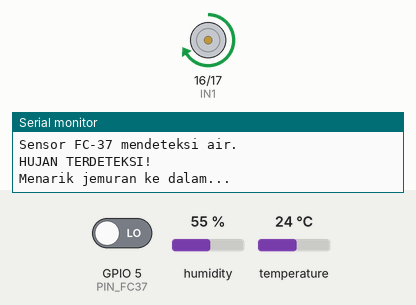
A sketch run on a simulated ESP32-S3. Parts: motor-driver pin pairs drawn as motors (green arrow = first pin HIGH = forward, orange = second pin HIGH = backward, longer = more drive, scaled by the enable pin), the last lines printed to the serial monitor. The test bench sets the inputs (shaded band); at power-on: GPIO 5 (PIN_FC37) LOW, humidity 55 %, temperature 24 °C. WiFi joins after 1.5 s; servers stay silent unless stated; no MQTT or app messages arrive unless stated.

Above: at 1.2 s.
1.3 s: GPIO 5 (PIN_FC37) driven HIGH
4.5 s: GPIO 5 (PIN_FC37) driven LOW
At 8.6 s:
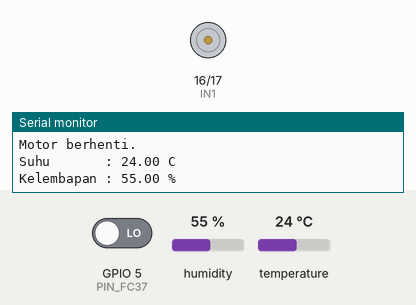
Timing chart, 0 to 10.1 s (numbered marks = the images above; inputs shaded):
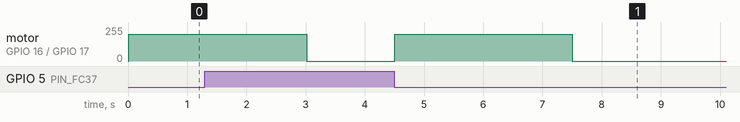

Measured:
- after the input at 4.5 s, motor on GPIO 16 (IN1) / GPIO 17 (IN2): stopped → forward 199/255 at once, → stopped 3.0 s later

The sketch:

Rev1-Jemuran.ino
```cpp
/*
 * PENJEMUR PINTAR ESP32-S3 + HIVE MQ CLOUD
 *
 * Sensor:
 * - DHT22 : GPIO 4
 * - FC-37 : GPIO 5
 *
 * Motor driver:
 * - ENA/PWM : GPIO 15
 * - IN1     : GPIO 16
 * - IN2     : GPIO 17
 *
 * Alur data:
 * ESP32-S3 -> HiveMQ Cloud -> Node.js -> Supabase
 *
 * Library:
 * - PubSubClient
 * - DHT sensor library (Adafruit)
 * - Adafruit Unified Sensor
 */

#include <WiFi.h>
#include <WiFiClientSecure.h>
#include <PubSubClient.h>
#include <DHT.h>

// ================ PIN ESP32-S3 ================

#define PIN_DHT 4
#define DHTTYPE DHT22

#define PIN_FC37 5

#define ENA 15
#define IN1 16
#define IN2 17

// ================ WIFI ================

const char* ssid = "Punyasaya";
const char* password = "Tanyasaya";

// ================ HIVEMQ CLOUD ================

const char* mqtt_server =
  "d8e105acbc644d4bb8aeca9ecbc2337e.s1.eu.hivemq.cloud";

const int mqtt_port = 8883;

const char* mqtt_user = "Kay";
const char* mqtt_password = "0987654321";

const char* client_id = "ESP32-001";
const char* device_id = "ESP32-001";

const char* topic_sensor =
  "iot/TRSE2026/ESP32-001/sensor";

const char* topic_status =
  "iot/TRSE2026/ESP32-001/status";

// ================ OBJEK SENSOR/MQTT ================

DHT dht(PIN_DHT, DHTTYPE);

WiFiClientSecure secureClient;
PubSubClient client(secureClient);

// ================ KONFIGURASI SISTEM ================

const int KECEPATAN_MOTOR = 200;  // PWM 0-255
const unsigned long WAKTU_TARIK = 3000;

const unsigned long INTERVAL_DHT = 2000;
const unsigned long INTERVAL_MQTT = 5000;
const unsigned long INTERVAL_RECONNECT = 5000;

// FC-37 umumnya LOW saat basah.
// Ubah menjadi HIGH jika modulmu bekerja sebaliknya.
const int KONDISI_HUJAN = LOW;

// ================ STATUS SISTEM ================

bool hujanSebelumnya = false;
bool jemuranSudahDitarik = false;
bool motorBerjalan = false;

bool dataDHTValid = false;

float suhu = NAN;
float kelembapan = NAN;

unsigned long waktuMulaiMotor = 0;
unsigned long waktuBacaDHT = 0;
unsigned long waktuPublish = 0;
unsigned long waktuReconnect = 0;

// ================ KONEKSI WIFI ================

void connectWiFi() {
  WiFi.mode(WIFI_STA);
  WiFi.begin(ssid, password);

  Serial.print("Menghubungkan ke WiFi...");
}

// ================ MOTOR ================

void motorBerhenti() {
  ledcWrite(ENA, 0);

  digitalWrite(IN1, LOW);
  digitalWrite(IN2, LOW);

  motorBerjalan = false;
}

void tarikJemuran() {
  Serial.println("HUJAN TERDETEKSI!");
  Serial.println("Menarik jemuran ke dalam...");

  digitalWrite(IN1, HIGH);
  digitalWrite(IN2, LOW);

  ledcWrite(ENA, KECEPATAN_MOTOR);

  waktuMulaiMotor = millis();
  motorBerjalan = true;
  jemuranSudahDitarik = true;
}

// ================ STATUS MQTT ================

void publishStatus(const char* status) {
  char payload[100];

  snprintf(
    payload,
    sizeof(payload),
    "{\"device_id\":\"%s\",\"status\":\"%s\"}",
    device_id,
    status
  );

  if (client.connected()) {
    client.publish(topic_status, payload, true);
  }
}

// ================ RECONNECT MQTT ================

void reconnectMQTT() {
  if (WiFi.status() != WL_CONNECTED) {
    return;
  }

  if (client.connected()) {
    return;
  }

  unsigned long sekarang = millis();

  if (sekarang - waktuReconnect < INTERVAL_RECONNECT) {
    return;
  }

  waktuReconnect = sekarang;

  Serial.print("Menghubungkan ke HiveMQ...");

  char willMsg[100];

  snprintf(
    willMsg,
    sizeof(willMsg),
    "{\"device_id\":\"%s\",\"status\":\"offline\"}",
    device_id
  );

  if (client.connect(
        client_id,
        mqtt_user,
        mqtt_password,
        topic_status,
        1,
        true,
        willMsg
      )) {

    Serial.println(" berhasil!");

    publishStatus("online");

  } else {
    Serial.print(" gagal. Kode: ");
    Serial.println(client.state());
  }
}

// ================ BACA DHT22 ================

void bacaDHT() {
  unsigned long sekarang = millis();

  if (sekarang - waktuBacaDHT < INTERVAL_DHT) {
    return;
  }

  waktuBacaDHT = sekarang;

  float suhuBaru = dht.readTemperature();
  float kelembapanBaru = dht.readHumidity();

  if (isnan(suhuBaru) || isnan(kelembapanBaru)) {
    dataDHTValid = false;
    Serial.println("Gagal membaca DHT22!");
    return;
  }

  suhu = suhuBaru;
  kelembapan = kelembapanBaru;
  dataDHTValid = true;

  Serial.print("Suhu       : ");
  Serial.print(suhu, 2);
  Serial.println(" C");

  Serial.print("Kelembapan : ");
  Serial.print(kelembapan, 2);
  Serial.println(" %");
}

// ================ BACA SENSOR HUJAN ================

void bacaHujan() {
  int nilaiFC37 = digitalRead(PIN_FC37);
  bool hujan = (nilaiFC37 == KONDISI_HUJAN);

  if (hujan && !hujanSebelumnya) {
    Serial.println("Sensor FC-37 mendeteksi air.");
  }

  if (!hujan && hujanSebelumnya) {
    Serial.println("Kondisi kembali kering.");
    Serial.println("Sistem siap untuk hujan berikutnya.");

    jemuranSudahDitarik = false;
  }

  hujanSebelumnya = hujan;

  if (hujan && !jemuranSudahDitarik) {
    tarikJemuran();
  }
}

// ================ KONTROL DURASI MOTOR ================

void kontrolMotor() {
  unsigned long sekarang = millis();

  if (motorBerjalan &&
      sekarang - waktuMulaiMotor >= WAKTU_TARIK) {

    motorBerhenti();

    Serial.println("Penarikan selesai.");
    Serial.println("Motor berhenti.");
  }
}

// ================ KIRIM DATA KE HIVEMQ ================

void publishSensor() {
  unsigned long sekarang = millis();

  if (sekarang - waktuPublish < INTERVAL_MQTT) {
    return;
  }

  waktuPublish = sekarang;

  // Jangan mengirim data sensor DHT yang tidak valid.
  if (!dataDHTValid) {
    Serial.println("Data DHT belum valid; publish dilewati.");
    return;
  }

  if (!client.connected()) {
    Serial.println("MQTT terputus; data tidak dikirim.");
    return;
  }

  bool hujan =
    (digitalRead(PIN_FC37) == KONDISI_HUJAN);

  char payload[220];

  snprintf(
    payload,
    sizeof(payload),
    "{\"device_id\":\"%s\","
    "\"temperature\":%.2f,"
    "\"humidity\":%.2f,"
    "\"rain\":%s,"
    "\"motor_status\":\"%s\"}",
    device_id,
    suhu,
    kelembapan,
    hujan ? "true" : "false",
    motorBerjalan ? "running" : "stopped"
  );

  bool berhasil = client.publish(
    topic_sensor,
    payload
  );

  if (berhasil) {
    Serial.println("Data berhasil dikirim ke HiveMQ:");
    Serial.println(payload);
  } else {
    Serial.println("Gagal mengirim data MQTT.");
  }
}

// ================ SETUP ================

void setup() {
  Serial.begin(115200);

  dht.begin();

  pinMode(PIN_FC37, INPUT);

  pinMode(IN1, OUTPUT);
  pinMode(IN2, OUTPUT);

  // ESP32 Arduino Core 3.x:
  // ledcAttach(pin, frekuensi, resolusi_bit)
  ledcAttach(ENA, 1000, 8);

  motorBerhenti();

  // Untuk praktikum. Lihat catatan keamanan TLS.
  secureClient.setInsecure();

  client.setServer(mqtt_server, mqtt_port);
  client.setBufferSize(256);

  connectWiFi();

  Serial.println();
  Serial.println("================================");
  Serial.println("     PENJEMUR PINTAR ESP32-S3");
  Serial.println("================================");
  Serial.println("Sistem mulai dijalankan.");
}

// ================ LOOP ================

void loop() {
  // 1. Jaga koneksi WiFi tanpa menunggu dalam while.
  if (WiFi.status() == WL_CONNECTED) {
    reconnectMQTT();
    client.loop();
  }

  // 2. Jalankan otomasi lokal.
  bacaHujan();
  kontrolMotor();

  // 3. Baca DHT22 setiap 2 detik.
  bacaDHT();

  // 4. Kirim data sensor setiap 5 detik.
  publishSensor();
}
```
